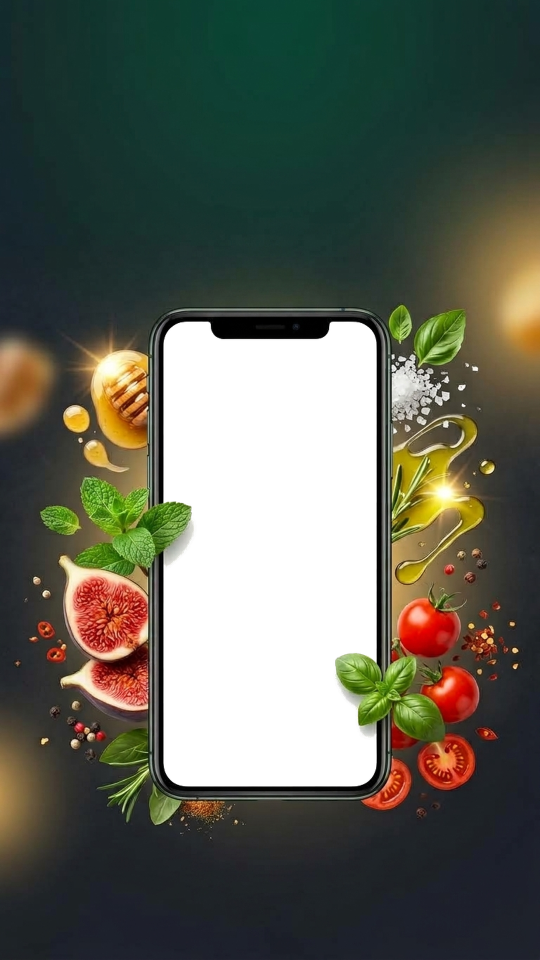
#> input picture images/playstore/playstore_emerald_frame_clean_1080x1920.png, 1080 x 1920 px (shown at 1/2 size)
$ python generate_playstore_graphic.py --screenshot ../images/playstore/playstore_emerald_frame_clean_1080x1920.png --output out.png
#> lines starting #> are read from the running program, lines starting #| are printed output that depends on the picture
"""
Play Store Graphic Generator for Snagbite Cookbook
Overlays screenshots or micro previews behind the 3D Emerald frame mockup with custom German/English typography.
"""

import os
import argparse
from PIL import Image, ImageDraw, ImageFont

FRAME_PATH_DEFAULT = os.path.join(
    os.path.dirname(__file__), "..", "images", "playstore", "playstore_emerald_frame_clean_1080x1920.png"
)

# Coordinates for 1080 x 1920 frame
SCREEN_X = 326
SCREEN_Y = 645
SCREEN_W = 428
SCREEN_H = 935

def compose_graphic(
    screenshot_path: str,
    output_path: str,
    eyebrow: str = "SNAGBITE APP",
    title: str = "Aus Reels wird dein Kochbuch",
    subtitle: str = "Rezepte mit 1 Klick aus Instagram & TikTok extrahieren",
    frame_path: str = FRAME_PATH_DEFAULT,
):
#> called with output_path = 'out.png', eyebrow = 'SNAGBITE APP', title = 'Aus Reels wird dein Kochbuch'
    if not os.path.exists(frame_path):
        raise FileNotFoundError(f"Frame overlay not found: {frame_path}")
    if not os.path.exists(screenshot_path):
        raise FileNotFoundError(f"Screenshot not found: {screenshot_path}")

    frame = Image.open(frame_path).convert("RGBA")
#> frame is the input picture: PIL image 1080x1920 RGBA; mean R, G, B, A 50.1, 53.6, 41.8, 209.6
    screenshot = Image.open(screenshot_path).convert("RGBA")

    # Scale screenshot to fit the phone screen cutout area
    src_w, src_h = screenshot.size
#> src_w = 1080; src_h = 1920
    scaled_w = SCREEN_W
    scaled_h = int(scaled_w * (src_h / src_w))
#> scaled_h = 760
    screenshot_resized = screenshot.resize((scaled_w, scaled_h), Image.Resampling.LANCZOS)
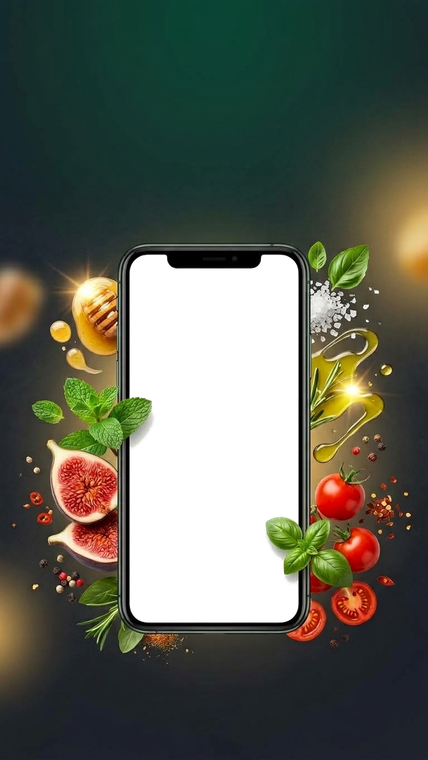
#> screenshot_resized: PIL image 428x760 RGBA; mean R, G, B, A 50.5, 54, 42.2, 209.6; transparent parts drawn white

    # 1. Base dark background canvas (1080 x 1920)
    canvas = Image.new("RGBA", (1080, 1920), (14, 28, 25, 255))
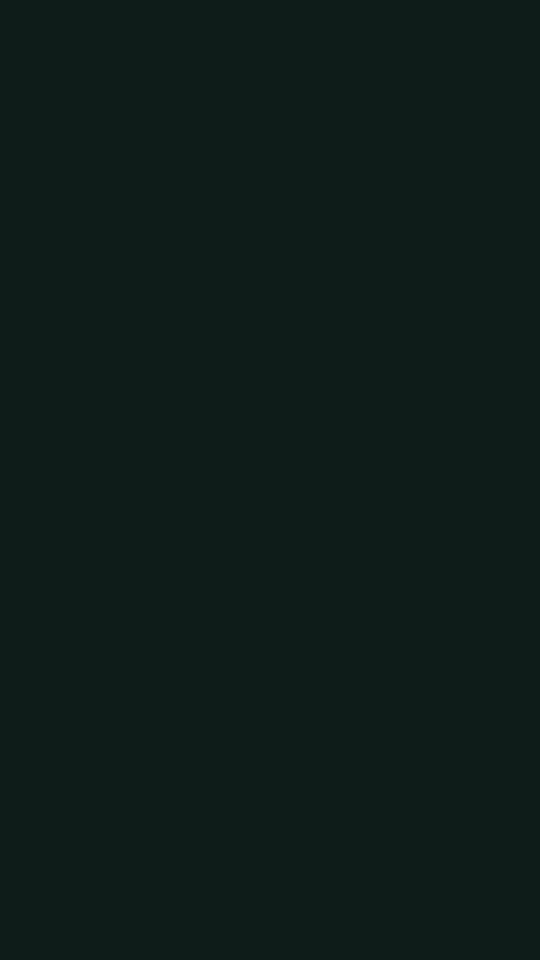
#> canvas: PIL image 1080x1920 RGBA (shown at 1/2 size); mean R, G, B, A 14, 28, 25, 255

    # 2. Paste screenshot behind frame
    canvas.paste(screenshot_resized, (SCREEN_X, SCREEN_Y))
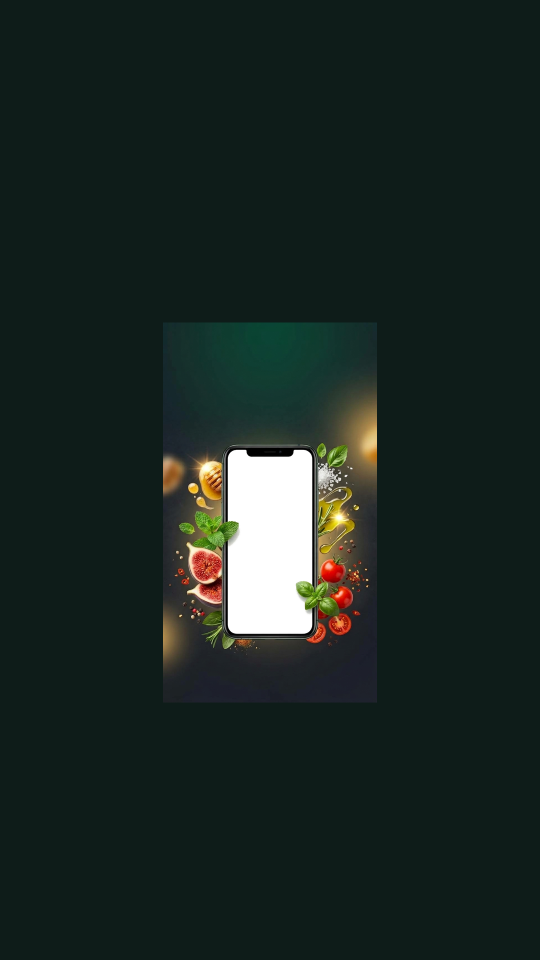
#> canvas: PIL image 1080x1920 RGBA (shown at 1/2 size); mean R, G, B, A 19.7, 32.1, 27.7, 247.9; transparent parts drawn white

    # 3. Alpha composite transparent frame on top (so phone bezel & 3D food float above it)
    canvas.alpha_composite(frame)
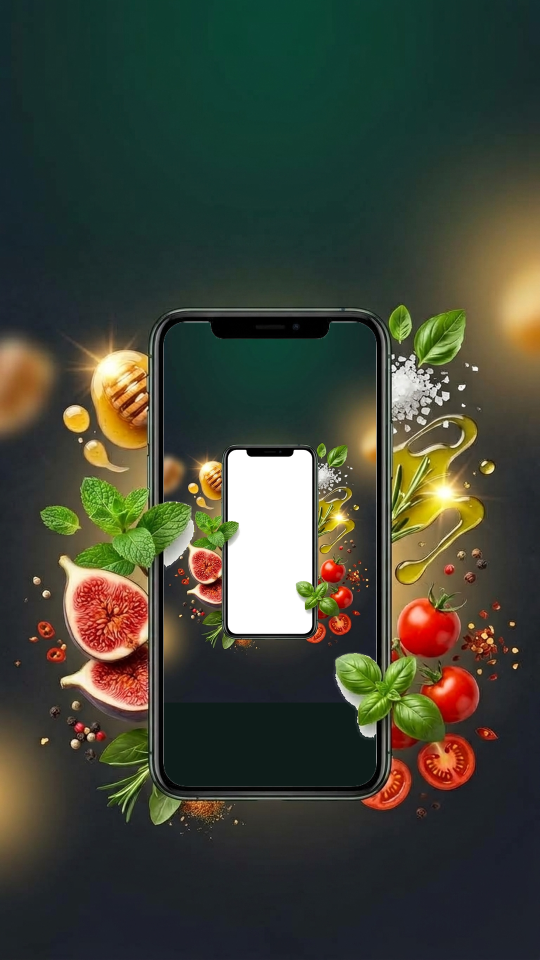
#> canvas: PIL image 1080x1920 RGBA (shown at 1/2 size); mean R, G, B, A 57.5, 61.8, 48.2, 247.9; transparent parts drawn white

    # 4. Render typography
    draw = ImageDraw.Draw(canvas)
    font_title = None
    font_sub = None
    font_eyebrow = None

    font_paths = [
        r"C:\Windows\Fonts\segoeuib.ttf",
        r"C:\Windows\Fonts\arialbd.ttf",
    ]
    for fp in font_paths:
        if os.path.exists(fp):
            font_title = ImageFont.truetype(fp, 56)
            font_sub = ImageFont.truetype(
                r"C:\Windows\Fonts\segoeui.ttf" if "segoe" in fp else r"C:\Windows\Fonts\arial.ttf", 32
            )
            font_eyebrow = ImageFont.truetype(fp, 26)
            break

    if font_title:
        if eyebrow:
            draw.text((540, 150), eyebrow, fill=(52, 211, 153), font=font_eyebrow, anchor="mm")
        if title:
            draw.text((540, 235), title, fill=(255, 255, 255), font=font_title, anchor="mm")
        if subtitle:
            draw.text((540, 310), subtitle, fill=(209, 230, 222), font=font_sub, anchor="mm")

    os.makedirs(os.path.dirname(os.path.abspath(output_path)), exist_ok=True)
    canvas.save(output_path, optimize=True)
    print(f"Created Play Store graphic: {output_path}")

def main():
    parser = argparse.ArgumentParser(description="Generate Play Store Screenshot graphic")
    parser.add_argument("--screenshot", required=True, help="Path to input screenshot image")
    parser.add_argument("--output", required=True, help="Path to output image")
    parser.add_argument("--title", default="Aus Reels wird dein Kochbuch", help="Main title")
    parser.add_argument("--subtitle", default="Rezepte mit 1 Klick aus Instagram & TikTok extrahieren", help="Subtitle")
    parser.add_argument("--eyebrow", default="SNAGBITE APP", help="Top badge/eyebrow text")
    parser.add_argument("--frame", default=FRAME_PATH_DEFAULT, help="Frame overlay PNG path")
    args = parser.parse_args()

    compose_graphic(
        screenshot_path=args.screenshot,
        output_path=args.output,
        eyebrow=args.eyebrow,
        title=args.title,
        subtitle=args.subtitle,
        frame_path=args.frame,
    )

if __name__ == "__main__":
    main()
